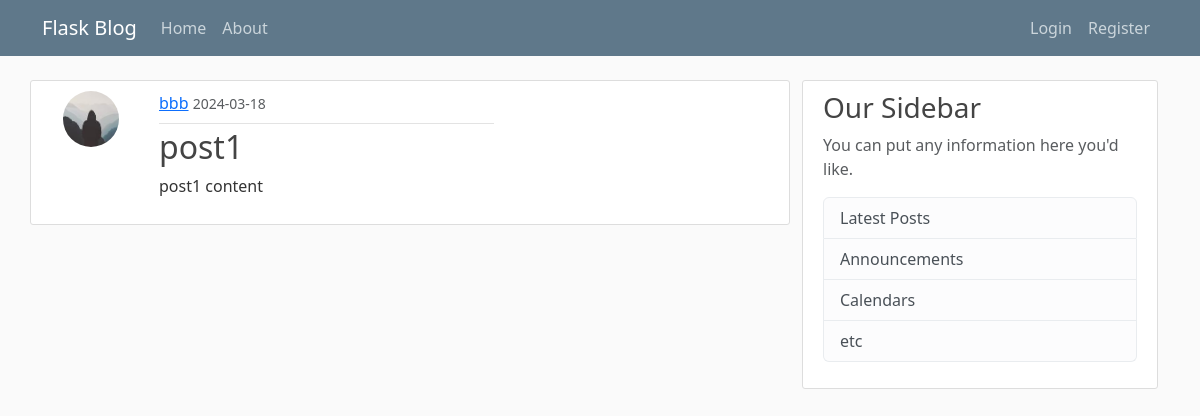
/post/1, run on the app's committed database.
### flaskblog/models.py (models this page shows, shortened)
class User(db.Model, UserMixin):
    id = db.Column(db.Integer, primary_key=True)
    username = db.Column(db.String(20), unique=True, nullable=False)
    email = db.Column(db.String(120), unique=True, nullable=False)
    image_file = db.Column(db.String(20), nullable=False, default="default.jpg")
    password = db.Column(db.String(60), nullable=False)
    posts = db.relationship("Post", backref="author", lazy=True)

class Post(db.Model):
    id = db.Column(db.Integer, primary_key=True)
    title = db.Column(db.String(100), nullable=False)
    date_posted = db.Column(db.DateTime, nullable=False, default=datetime.now)
    content = db.Column(db.Text, nullable=False)
    user_id = db.Column(db.Integer, db.ForeignKey('user.id'), nullable=False)

### flaskblog/routes.py (the view)
@app.route("/post/<int:post_id>")
def post(post_id):
    post = Post.query.get_or_404(post_id)
    return render_template("post.html", title=post.title, post=post)

### flaskblog/templates/post.html (shortened to what this page needs)
{% extends "layout.html" %}
{% block content %}
  <article class="media content-section row">
    <img class="rounded-circle article-img h-100 col-sm-6" src="{{ url_for('static', filename='profile_pics/' + post.author.image_file) }}"/>
    <div class="media-body col-sm-6">
      <div class="article-metadata pb-2">
        <a class="mr-2" href="#">{{ post.author.username }}</a>
        <small class="text-muted">{{ post.date_posted.strftime("%Y-%m-%d") }}</small>
      </div>
      <h2 class="article-title">{{ post.title }}</h2>
      <p class="article-content">{{ post.content }}</p>
    </div>
  </article>
{% endblock content %}

### flaskblog/static/main.css (style rules this page uses)
body { background: #fafafa; color: #333333; margin-top: 5rem; }
h1, h2, h3, h4, h5, h6 { color: #444444; }
.content-section { background: #ffffff; padding: 10px 20px; border: 1px solid #dddddd; border-radius: 3px; margin-bottom: 20px; }
.article-title { color: #444444; }
.article-content { white-space: pre-line; }
.article-img { height: 80px; width: 80px; margin-right: 16px; }
.article-metadata { padding-bottom: 1px; margin-bottom: 4px; border-bottom: 1px solid #e3e3e3 }

### data on the page
User: image_file (picture), author.username "bbb"
Post: date_posted "2024-03-18", title "post1", content "post1 content"
